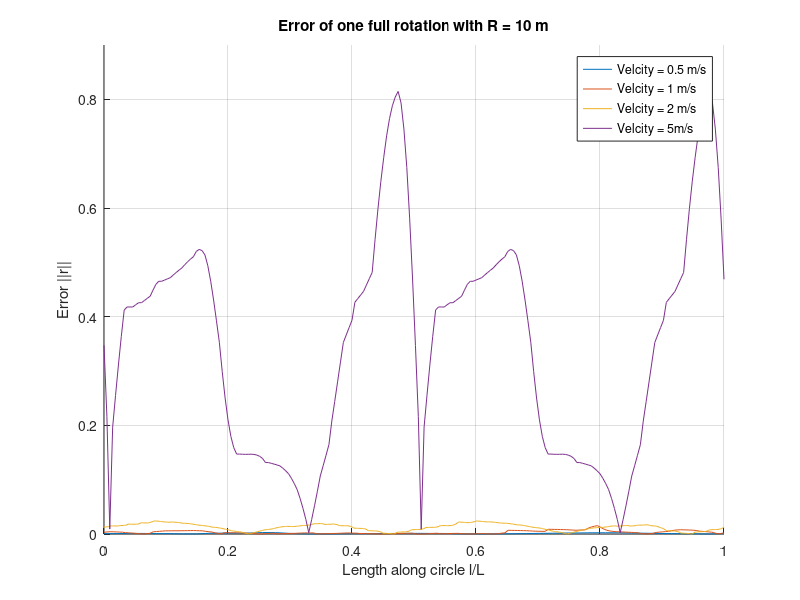
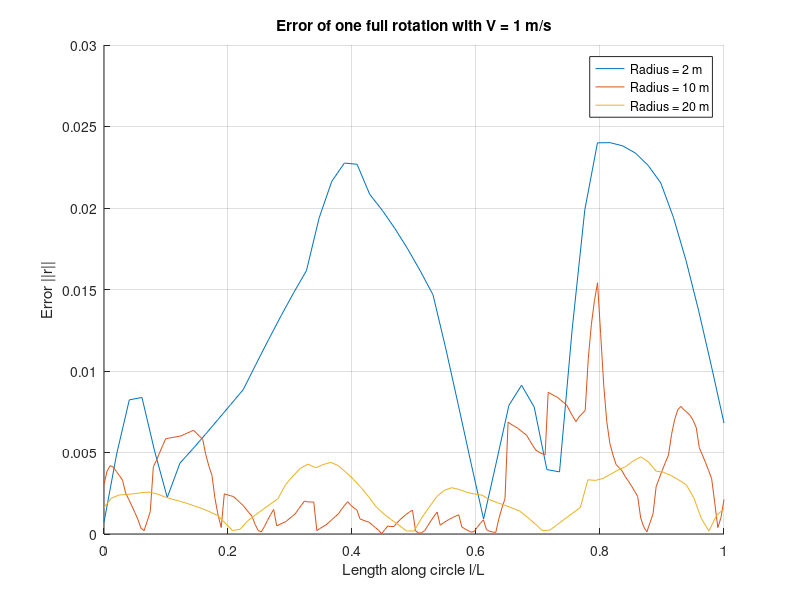
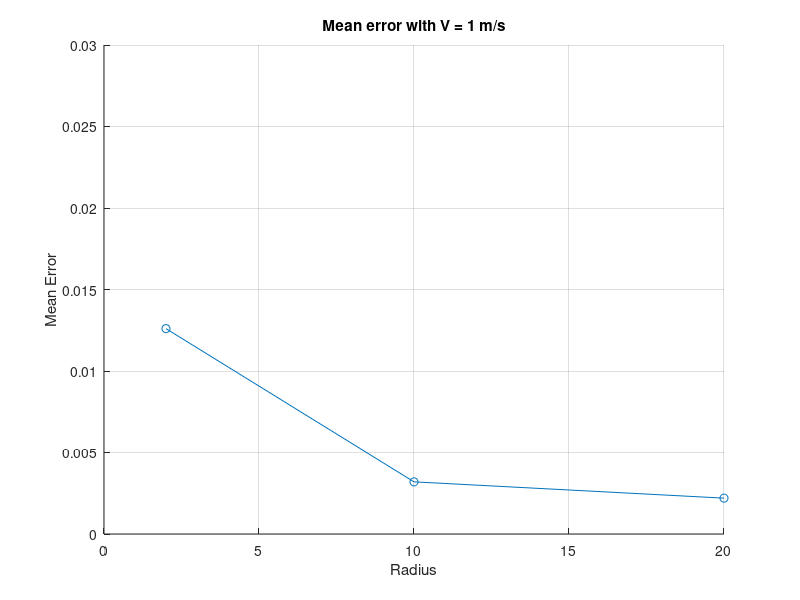
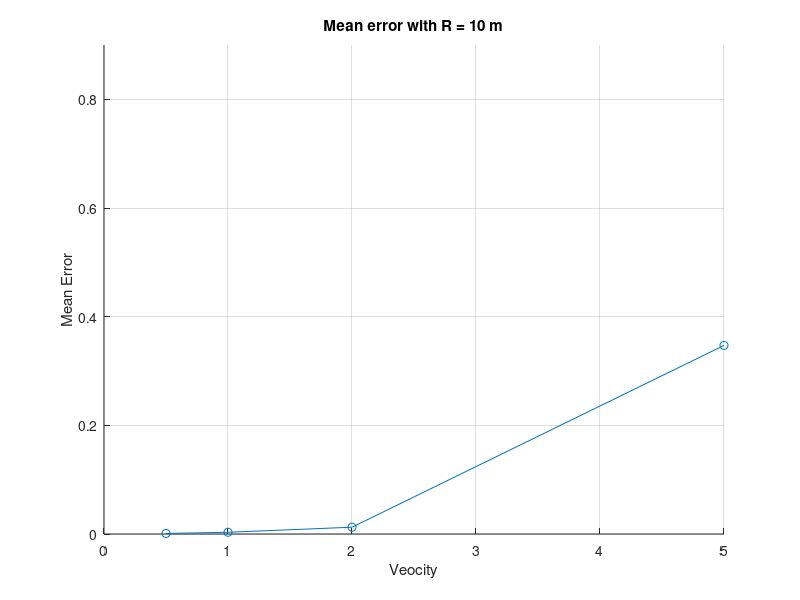

MATLAB code for these plots, in order: (Note: this script raises an error after producing the figures.)
clear
close all


r0p5 = load('error_v0p5_r10.mat');
r0p5 = r0p5.full_rotation_error;
x0p5 = linspace(0,1,length(r0p5));

r1 = load('error_v1_r10.mat');
r1 = r1.full_rotation_error;
x1 = linspace(0,1,length(r1));

r2 = load('error_v2_r10.mat');
r2 = r2.full_rotation_error;
x2 = linspace(0,1,length(r2));

r5 = load('error_v5_r10.mat');
r5 = r5.full_rotation_error;
x5 = linspace(0,1,length(r5));

R2 = load('error_v1_r2.mat');
R2 = R2.full_rotation_error;
xR2 = linspace(0,1,length(R2));

R20 = load('error_v1_r20.mat');
R20 = R20.full_rotation_error;
xR20 = linspace(0,1,length(R20));

figure 
hold on
plot(x0p5,r0p5,'DisplayName','Velcity = 0.5 m/s')
plot(x1,r1,'DisplayName','Velcity = 1 m/s')
plot(x2,r2,'DisplayName','Velcity = 2 m/s')
plot(x5,r5,'DisplayName','Velcity = 5m/s')
xlabel('Length along circle l/L')
ylabel('Error ||r||')
ylim([0 0.9])
% yscale log
legend
title('Error of one full rotation with R = 10 m');
grid on
hold off

figure 
hold on
plot(xR2,R2,'DisplayName','Radius = 2 m')
plot(x1,r1,'DisplayName','Radius = 10 m')
plot(xR20,R20,'DisplayName','Radius = 20 m')
xlabel('Length along circle l/L')
ylabel('Error ||r||')
ylim([0 0.03])
% yscale log
legend
title('Error of one full rotation with V = 1 m/s');
grid on
hold off

constant_R = [0.5, 1, 2, 5; 0.0010, 0.0032, 0.0125, 0.3471];
constant_V = [2, 10, 20; 0.0126, 0.0032, 0.0022];

figure
hold on
plot(constant_V(1,:),constant_V(2,:),'o-')
xlabel('Radius')
ylabel('Mean Error')
title('Mean error with V = 1 m/s')
ylim([0 0.03])
% yscale log
grid on
hold off

figure
hold on
plot(constant_R(1,:),constant_R(2,:),'o-')
xlabel('Veocity')
ylabel('Mean Error')
title('Mean error with R = 10 m');
ylim([0 0.9])
% yscale log
grid on
hold off

gain_multiplier = [0.25, 0.5, 1, 2, 4, 8, 16];
kp1 = [0.0936, 0.0331, 0.0144, 0.0208, 0.0279, 0.0340, 0.0363];
kd1 = [0.0147, 0.0145, 0.0144, 0.0138, 0.0120, 0.0095, 0.0118];
kp2 = [0.0957, 0.0361, 0.0095, 0.0161, 0.0258, 0.0300, 0.0287];
kd2 = [0.0099, 0.0098, 0.0095, 0.0078, 0.0067, 0.0038, 0.0042];
kp3 = [0.0037, 0.0037, 0.0038, 0.0040, 0.0040, 0.0032, 0.0034];
kd3 = [0.0041, 0.0037, 0.0032, 0.0039, 0.0040, 0.0040, 0.0040];

figure 

ax1=subplot(3,1,1);
hold on
title('Effect of u gain on mean error')
plot(gain_multiplier,kp1, 'o-')
plot(gain_multiplier,kd1, 'o-')
legend('Kp', 'Kd')
ylabel('Mean Error')
yticks(0:0.01:0.1);
grid on
hold off

ax2=subplot(3,1,2);
hold on
title('Effect of v gain on mean error')
plot(gain_multiplier,kp2, 'o-')
plot(gain_multiplier,kd2, 'o-')
ylabel('Mean Error')
legend('Kp', 'Kd')
yticks(0:0.01:0.1);
grid on
hold off

ax3=subplot(3,1,3);
hold on
title('Effect of z gain on mean error')
plot(gain_multiplier,kp3, 'o-')
plot(gain_multiplier,kd3, 'o-')
ax3.YAxis.Exponent = 0;
xlabel('Gain Multiplier')
ylabel('Mean Error')
legend('Kp', 'Kd')
grid on
hold off
linkaxes([ax1 ax2 ax3],'x')

